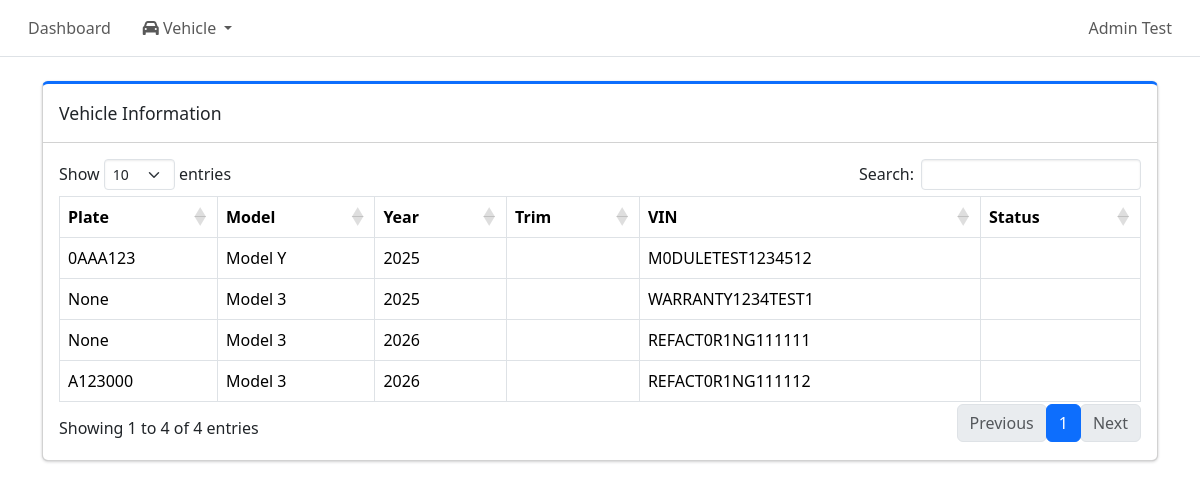
/admin/vehicles/ (signed in), run on the app's committed database.
### tables this page shows
CREATE TABLE vehicle (
    vehicle_id INTEGER PRIMARY KEY AUTOINCREMENT,
    vin TEXT NOT NULL UNIQUE CHECK(length(vin) = 17),
    make TEXT,
    model TEXT,
    model_year INTEGER,
    trim TEXT,
    exterior TEXT,
    interior TEXT,
    plate_number TEXT,
    mileage INTEGER,
    software TEXT,
    vehicle_status TEXT NOT NULL CHECK(vehicle_status IN ('Active', 'Inactive', 'Maintenance', 'Sold')),
    created_at DATETIME DEFAULT CURRENT_TIMESTAMP
);

### routes/admin/vehicle_pages.py (the view)
@vehicle_pages_bp.route("/",methods=["GET"])
def vehicle_list_page():
    if not session.get("admin_logged_in"):
        return redirect(url_for("auth.admin_login"))
    conn = get_conn()
    cur = conn.cursor()
    cur.execute("""
        SELECT v.vehicle_id, v.vin, v.plate_number, v.model, v.model_year, COALESCE(pl.name, 'Unassigned') AS parking_lot_name
        FROM vehicle v
        LEFT JOIN vehicle_parking vp
        ON v.vehicle_id = vp.vehicle_id
        LEFT JOIN parking_lot pl
        ON vp.parking_lot_id = pl.parking_lot_id
        ORDER BY pl.name IS NULL, pl.name, v.created_at DESC;
    """)
    vehicles = cur.fetchall()
    purchase_types = get_purchase_warranty_types()
    subscription_types = get_subscription_warranty_types()
    return render_template("vehicle_info.html", vehicles=vehicles, purchase_types=purchase_types, subscription_types=subscription_types)

### db.py (called while the page is built)
def make_dict(cursor, row):
    return {col[0]: row[idx] for idx, col in enumerate(cursor.description)}

def get_conn():
    if "db" not in g:
        conn = sqlite3.connect(DB_PATH, check_same_thread=False)
        conn.row_factory = make_dict
        conn.execute("PRAGMA foreign_keys = ON;")
        g.db = conn
    return g.db

def close_conn(e=None):
    db = g.pop("db", None)
    if db is not None:
        db.close()

### utils/warranty_utils.py (called while the page is built)
def get_purchase_warranty_types():
    conn = get_conn()
    cur = conn.cursor()
    cur.execute("""
        SELECT warranty_type_id, type_name, display_name
        FROM warranty_type
        WHERE category = 'purchase' AND is_active = 1
        ORDER BY sort_order
    """)
    rows = cur.fetchall()
    return rows

def get_subscription_warranty_types():
    conn = get_conn()
    cur = conn.cursor()
    cur.execute("""
        SELECT warranty_type_id, type_name, display_name
        FROM warranty_type
        WHERE category = 'subscription' AND is_active = 1
        ORDER BY sort_order
    """)
    rows = cur.fetchall()
    return rows

### templates/vehicle_info.html (shortened to what this page needs)
{% extends "base.html" %}
{% block content %}
<div class="col-12">
    <div class="card card-primary card-outline mb-4">
        <div class="card-header">
            <div class="card-title">Vehicle Information</div>
        </div>
        <div class="card-body">
            <table id = "vehicleTable" class="table table-bordered table-hover">
                <thead>
                    <tr>
                        <th>Plate</th>
                        <th>Model</th>
                        <th>Year</th>
                        <th>Trim</th>
                        <th>VIN</th>
                        <th>Status</th>
                    </tr>
                </thead>
                <tbody>
                    {% for v in vehicles %}
                    <tr data-id="{{ v.vehicle_id }}" data-vin="{{ v.vin }}" style="cursor:pointer;">
                        <td>{{v.plate_number}}</td>
                        <td>{{v.model}}</td>
                        <td>{{v.model_year}}</td>
                        <td>{{v.trim}}</td>
                        <td>{{v.vin}}</td>
                        <td>{{v.vehicle_status}}</td>
                    </tr>
                    {% endfor %}
                </tbody>
            </table>
        </div>
    </div>
</div>
{% endblock %}

### templates/base.html (shortened to what this page needs)
<!doctype html>
<html lang="en">
    <head>
        <link href="https://cdn.jsdelivr.net/npm/bootstrap@5.3.8/dist/css/bootstrap.min.css"
            rel="stylesheet"
>
        <link rel="stylesheet"
            href="{{ url_for('static', filename='adminlte/css/adminlte.min.css') }}">
        <link rel="stylesheet"
            href="https://cdnjs.cloudflare.com/ajax/libs/font-awesome/6.5.1/css/all.min.css"
 />
        <link rel="stylesheet" href="https://cdn.datatables.net/1.13.6/css/dataTables.bootstrap5.min.css">
        <link rel="stylesheet" href="https://cdn.datatables.net/rowgroup/1.3.1/css/rowGroup.bootstrap5.min.css">
        <link rel="stylesheet" href="{{ url_for('static', filename='style.css') }}">
    </head>
    <body class="hold-transition sidebar-mini layout-fixed">
        <nav class="app-header navbar navbar-expand bg-body">
            <div class="container-fluid">
                <ul class="navbar-nav">
                    <li class="nav-item">
                        <a href="/admin/dashboard" class="nav-link">Dashboard</a>
                    </li>
                    <li class="nav-item dropdown">
                        <a class="nav-link dropdown-toggle" href="#" data-bs-toggle="dropdown">
                            <i class="fa-solid fa-car"></i> Vehicle
                        </a>
                    </li>
                </ul>
                <ul class="navbar-nav ms-auto">
                    <li class="nav-item dropdown user-menu">
                        <a href="#" class="nav-link dropdown-toggle" data-bs-toggle="dropdown">
                            <span>Admin Test</span>
                        </a>
                    </li>
                </ul>
            </div>
        </nav>
        <main class="container mt-4">
            {% block content %}{% endblock %}
        </main>
        {% include "toast_success.html" %}
    </body>
</html>

### templates/toast_success.html (shortened to what this page needs)
<div class="position-fixed top-0 end-0 p-3" style="z-index: 9999">
</div>

### data on the page
vehicle: plate_number "0AAA123", model "Model Y", model_year "2025", vin "M0DULETEST1234512"
vehicle: plate_number "None", model "Model 3", model_year "2025", vin "WARRANTY1234TEST1"
vehicle: plate_number "None", model "Model 3", model_year "2026", vin "REFACT0R1NG111111"
vehicle: plate_number "A123000", model "Model 3", model_year "2026", vin "REFACT0R1NG111112"
